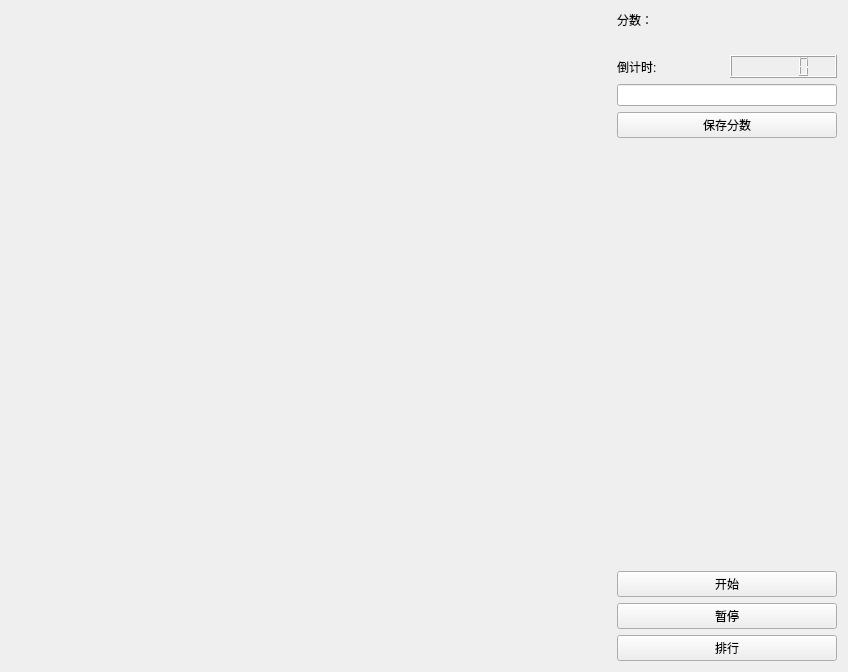
<?xml version="1.0" encoding="UTF-8"?>
<ui version="4.0">
 <class>GamePanelWidgetClass</class>
 <widget class="QWidget" name="GamePanelWidgetClass">
  <property name="geometry">
   <rect>
    <x>0</x>
    <y>0</y>
    <width>848</width>
    <height>530</height>
   </rect>
  </property>
  <property name="windowTitle">
   <string>GamePanelWidget</string>
  </property>
  <layout class="QHBoxLayout" name="horizontalLayout_2">
   <item>
    <widget class="GameWidget" name="widget" native="true">
     <property name="minimumSize">
      <size>
       <width>600</width>
       <height>650</height>
      </size>
     </property>
     <property name="maximumSize">
      <size>
       <width>600</width>
       <height>650</height>
      </size>
     </property>
    </widget>
   </item>
   <item>
    <layout class="QVBoxLayout" name="verticalLayout_2">
     <item>
      <widget class="QLabel" name="label">
       <property name="text">
        <string>分数：</string>
       </property>
      </widget>
     </item>
     <item>
      <widget class="QLabel" name="labelScore">
       <property name="text">
        <string/>
       </property>
      </widget>
     </item>
     <item>
      <layout class="QHBoxLayout" name="horizontalLayout">
       <item>
        <widget class="QLabel" name="label_2">
         <property name="text">
          <string>倒计时:</string>
         </property>
        </widget>
       </item>
       <item>
        <widget class="QLCDNumber" name="timeNum">
         <property name="value" stdset="0">
          <double>0.000000000000000</double>
         </property>
        </widget>
       </item>
      </layout>
     </item>
     <item>
      <widget class="QLineEdit" name="editName"/>
     </item>
     <item>
      <widget class="QPushButton" name="btnSave">
       <property name="text">
        <string>保存分数</string>
       </property>
      </widget>
     </item>
     <item>
      <spacer name="verticalSpacer">
       <property name="orientation">
        <enum>Qt::Vertical</enum>
       </property>
       <property name="sizeHint" stdset="0">
        <size>
         <width>20</width>
         <height>40</height>
        </size>
       </property>
      </spacer>
     </item>
     <item>
      <layout class="QVBoxLayout" name="verticalLayout">
       <item>
        <widget class="QPushButton" name="btnStart">
         <property name="text">
          <string>开始</string>
         </property>
        </widget>
       </item>
       <item>
        <widget class="QPushButton" name="btnPause">
         <property name="text">
          <string>暂停</string>
         </property>
        </widget>
       </item>
       <item>
        <widget class="QPushButton" name="btnRank">
         <property name="text">
          <string>排行</string>
         </property>
        </widget>
       </item>
      </layout>
     </item>
    </layout>
   </item>
  </layout>
 </widget>
 <layoutdefault spacing="6" margin="11"/>
 <customwidgets>
  <customwidget>
   <class>GameWidget</class>
   <extends>QWidget</extends>
   <header>GameWidget.h</header>
   <container>1</container>
  </customwidget>
 </customwidgets>
 <resources/>
 <connections/>
</ui>
